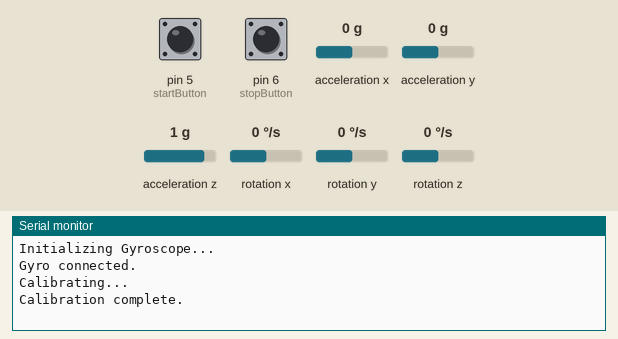
Simulated run of this sketch. Board: Arduino Uno, built with avr-gcc and run on an emulated ATmega328P. Shown: the last lines printed to the serial monitor. The test bench sets the inputs (shaded band); at power-on: pin 5 (startButton) HIGH, acceleration z 1 g, pin 6 (stopButton) HIGH, rotation x 0 °/s, acceleration x 0 g, acceleration y 0 g, rotation y 0 °/s, rotation z 0 °/s.

Above: at 3.9 s.
4.0 s: pin 5 (startButton) pulled LOW for 0.15 s
At 4.16 s:
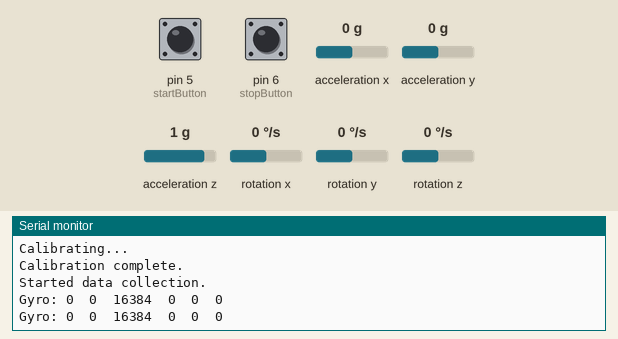
5.6 s: acceleration z set to -1.4 g
At 5.67 s:
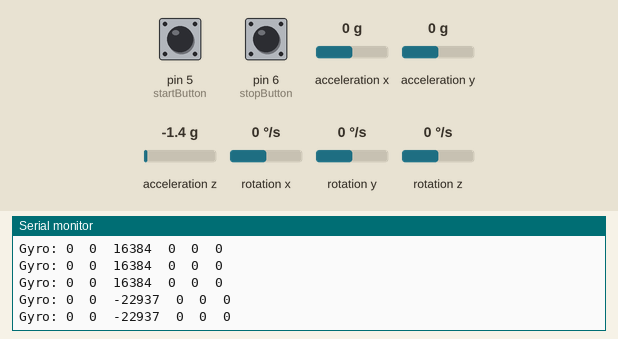
8.6 s: pin 6 (stopButton) pulled LOW for 0.15 s
At 9.2 s:
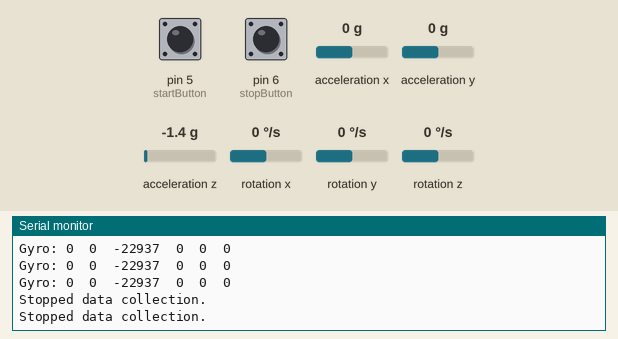
10.2 s: pin 5 (startButton) pulled LOW for 1 s
At 10.33 s:
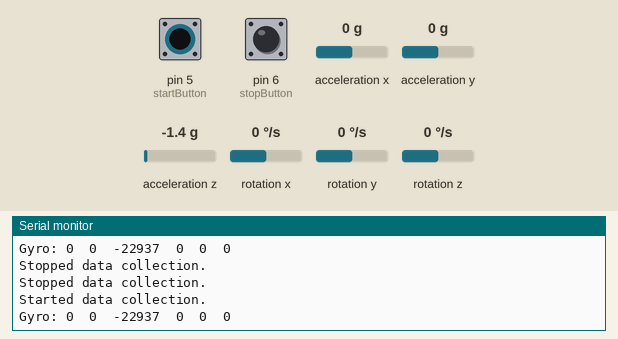
14.2 s: rotation x set to -192 °/s
At 14.27 s:
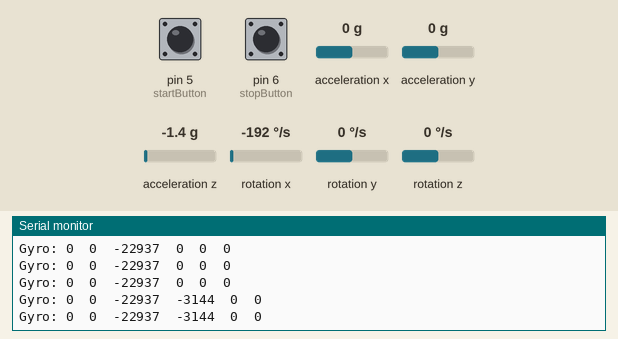
17.2 s: acceleration x set to 0.8 g
At 17.3 s:
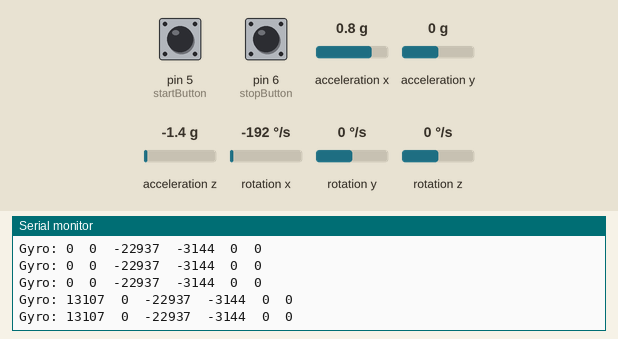

Measured:
- after the input at 4.0 s, the serial monitor: prints a new line after 0.06 s (image 1)
- after the input at 5.6 s, the serial monitor: prints a new line at once (image 2)
- after the input at 8.6 s, the serial monitor: prints a new line after 0.08 s (image 3)
- after the input at 10.2 s, the serial monitor: prints a new line after 0.06 s (image 4)
- after the input at 14.2 s, the serial monitor: prints a new line at once (image 5)
- after the input at 17.2 s, the serial monitor: prints a new line at once (image 6)

The sketch:

2collecting_data_for_model.ino.ino
```cpp
#include "Wire.h"
#include "MPU6050.h"
#include <SoftwareSerial.h>

SoftwareSerial BTSerial(2, 3);  // Bluetooth TX (D3) & RX (D2)

MPU6050 gyro(0x68);  // Single MPU6050 (AD0 → GND)

int16_t gyroData[6];  // Array to store sensor data
bool collectingData = false;  // Flag to track data collection state

// Button pins
const int startButton = 5;  // Start collecting data
const int stopButton = 6;   // Stop collecting data

void setup() {
    Serial.begin(115200);
    BTSerial.begin(9600);
    Wire.begin();

    // Initialize buttons as INPUT_PULLUP
    pinMode(startButton, INPUT_PULLUP);
    pinMode(stopButton, INPUT_PULLUP);

    Serial.println("Initializing Gyroscope...");

    gyro.initialize();
    if (!gyro.testConnection()) Serial.println("Gyro (0x68) not responding!");
    else {
        Serial.println("Gyro connected.");
        calibrateMPU6050(gyro);
    }

    // Prevent overflow by setting gyro sensitivity to ±2000°/s
    gyro.setFullScaleGyroRange(MPU6050_GYRO_FS_2000);
}

void calibrateMPU6050(MPU6050 &gyro) {
    Serial.println("Calibrating...");
    int32_t gx_offset = 0, gy_offset = 0, gz_offset = 0;

    for (int i = 0; i < 200; i++) {
        int16_t ax, ay, az, gx, gy, gz;
        gyro.getMotion6(&ax, &ay, &az, &gx, &gy, &gz);

        gx_offset += gx;
        gy_offset += gy;
        gz_offset += gz;

        delay(10);
    }

    gx_offset /= 200;
    gy_offset /= 200;
    gz_offset /= 200;

    gyro.setXGyroOffset(-gx_offset);
    gyro.setYGyroOffset(-gy_offset);
    gyro.setZGyroOffset(-gz_offset);

    Serial.println("Calibration complete.");
}

void loop() {
    // Debounce buttons by checking if they stay pressed for 50ms
    if (digitalRead(startButton) == LOW) {
        delay(50);
        if (digitalRead(startButton) == LOW) {
            collectingData = true;
            Serial.println("Started data collection.");
        }
    }

    if (digitalRead(stopButton) == LOW) {
        delay(50);
        if (digitalRead(stopButton) == LOW) {
            collectingData = false;
            Serial.println("Stopped data collection.");
        }
    }

    if (collectingData) {
        // Read data from gyro
        gyro.getMotion6(&gyroData[0], &gyroData[1], &gyroData[2], &gyroData[3], &gyroData[4], &gyroData[5]);

        // Print and send only gyro data
        sendData();
    }

    delay(10);  // Reduced delay for faster response
}

void sendData() {
    Serial.print("Gyro: ");
    BTSerial.print("Gyro: ");

    for (int j = 0; j < 6; j++) {
        Serial.print(gyroData[j]); Serial.print("\t");
        BTSerial.print(gyroData[j]); BTSerial.print(",");
    }
    Serial.println();
    BTSerial.println();
}
```
